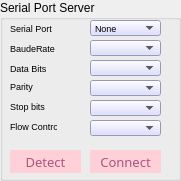
   <widget class="QGroupBox" name="groupBox_9">
    <property name="geometry">
     <rect>
      <x>-1</x>
      <y>320</y>
      <width>181</width>
      <height>181</height>
     </rect>
    </property>
    <property name="title">
     <string>Serial Port Server</string>
    </property>
    <widget class="QLabel" name="label_31">
     <property name="geometry">
      <rect>
       <x>10</x>
       <y>20</y>
       <width>61</width>
       <height>16</height>
      </rect>
     </property>
     <property name="font">
      <font>
       <family>Cantarell</family>
       <pointsize>7</pointsize>
      </font>
     </property>
     <property name="text">
      <string>Serial Port</string>
     </property>
    </widget>
    <widget class="QComboBox" name="Serial_Port_Server">
     <property name="geometry">
      <rect>
       <x>90</x>
       <y>20</y>
       <width>71</width>
       <height>16</height>
      </rect>
     </property>
     <property name="font">
      <font>
       <family>Cantarell</family>
       <pointsize>7</pointsize>
      </font>
     </property>
     <property name="styleSheet">
      <string notr="true">background-color: rgb(211, 212, 255);</string>
     </property>
     <property name="currentText">
      <string>None</string>
     </property>
     <item>
      <property name="text">
       <string>None</string>
      </property>
     </item>
     <item>
      <property name="text">
       <string>testport</string>
      </property>
     </item>
    </widget>
    <widget class="QLabel" name="label_32">
     <property name="geometry">
      <rect>
       <x>10</x>
       <y>40</y>
       <width>61</width>
       <height>16</height>
      </rect>
     </property>
     <property name="font">
      <font>
       <family>Cantarell</family>
       <pointsize>7</pointsize>
      </font>
     </property>
     <property name="text">
      <string>BaudeRate</string>
     </property>
    </widget>
    <widget class="QComboBox" name="Serial_Baudrate_Server">
     <property name="geometry">
      <rect>
       <x>90</x>
       <y>40</y>
       <width>71</width>
       <height>16</height>
      </rect>
     </property>
     <property name="font">
      <font>
       <family>Cantarell</family>
       <pointsize>7</pointsize>
      </font>
     </property>
     <property name="styleSheet">
      <string notr="true">background-color: rgb(211, 212, 255);</string>
     </property>
     <property name="currentText">
      <string/>
     </property>
    </widget>
    <widget class="QLabel" name="label_33">
     <property name="geometry">
      <rect>
       <x>10</x>
       <y>60</y>
       <width>61</width>
       <height>16</height>
      </rect>
     </property>
     <property name="font">
      <font>
       <family>Cantarell</family>
       <pointsize>7</pointsize>
      </font>
     </property>
     <property name="text">
      <string>Data Bits</string>
     </property>
    </widget>
    <widget class="QLabel" name="label_34">
     <property name="geometry">
      <rect>
       <x>10</x>
       <y>80</y>
       <width>47</width>
       <height>13</height>
      </rect>
     </property>
     <property name="font">
      <font>
       <family>Cantarell</family>
       <pointsize>7</pointsize>
      </font>
     </property>
     <property name="text">
      <string>Parity</string>
     </property>
    </widget>
    <widget class="QComboBox" name="Serial_Data_Bits_Server">
     <property name="geometry">
      <rect>
       <x>90</x>
       <y>60</y>
       <width>71</width>
       <height>16</height>
      </rect>
     </property>
     <property name="font">
      <font>
       <family>Cantarell</family>
       <pointsize>7</pointsize>
      </font>
     </property>
     <property name="styleSheet">
      <string notr="true">background-color: rgb(211, 212, 255);</string>
     </property>
     <property name="currentText">
      <string/>
     </property>
    </widget>
    <widget class="QComboBox" name="Serial_Parity_Server">
     <property name="geometry">
      <rect>
       <x>90</x>
       <y>80</y>
       <width>71</width>
       <height>16</height>
      </rect>
     </property>
     <property name="font">
      <font>
       <family>Cantarell</family>
       <pointsize>7</pointsize>
      </font>
     </property>
     <property name="styleSheet">
      <string notr="true">background-color: rgb(211, 212, 255);</string>
     </property>
    </widget>
    <widget class="QLabel" name="label_35">
     <property name="geometry">
      <rect>
       <x>10</x>
       <y>100</y>
       <width>47</width>
       <height>13</height>
      </rect>
     </property>
     <property name="font">
      <font>
       <family>Cantarell</family>
       <pointsize>7</pointsize>
      </font>
     </property>
     <property name="text">
      <string>Stop bits</string>
     </property>
    </widget>
    <widget class="QLabel" name="label_36">
     <property name="geometry">
      <rect>
       <x>10</x>
       <y>120</y>
       <width>47</width>
       <height>13</height>
      </rect>
     </property>
     <property name="font">
      <font>
       <family>Cantarell</family>
       <pointsize>7</pointsize>
      </font>
     </property>
     <property name="text">
      <string>Flow Control</string>
     </property>
    </widget>
    <widget class="QComboBox" name="Serial_Stop_Bits_2">
     <property name="geometry">
      <rect>
       <x>90</x>
       <y>100</y>
       <width>71</width>
       <height>16</height>
      </rect>
     </property>
     <property name="font">
      <font>
       <family>Cantarell</family>
       <pointsize>7</pointsize>
      </font>
     </property>
     <property name="styleSheet">
      <string notr="true">background-color: rgb(211, 212, 255);</string>
     </property>
    </widget>
    <widget class="QComboBox" name="Serial_Flow_Control_2">
     <property name="geometry">
      <rect>
       <x>90</x>
       <y>120</y>
       <width>71</width>
       <height>16</height>
      </rect>
     </property>
     <property name="font">
      <font>
       <family>Cantarell</family>
       <pointsize>7</pointsize>
      </font>
     </property>
     <property name="styleSheet">
      <string notr="true">background-color: rgb(211, 212, 255);</string>
     </property>
    </widget>
    <widget class="QPushButton" name="Serial_Connect_Server">
     <property name="geometry">
      <rect>
       <x>90</x>
       <y>150</y>
       <width>71</width>
       <height>23</height>
      </rect>
     </property>
     <property name="palette">
      <palette>
       <active>
        <colorrole role="WindowText">
         <brush brushstyle="SolidPattern">
          <color alpha="255">
           <red>170</red>
           <green>85</green>
           <blue>127</blue>
          </color>
         </brush>
        </colorrole>
        <colorrole role="Button">
         <brush brushstyle="SolidPattern">
          <color alpha="255">
           <red>255</red>
           <green>208</green>
           <blue>215</blue>
          </color>
         </brush>
        </colorrole>
        <colorrole role="Text">
         <brush brushstyle="SolidPattern">
          <color alpha="255">
           <red>170</red>
           <green>85</green>
           <blue>127</blue>
          </color>
         </brush>
        </colorrole>
        <colorrole role="ButtonText">
         <brush brushstyle="SolidPattern">
          <color alpha="255">
           <red>170</red>
           <green>85</green>
           <blue>127</blue>
          </color>
         </brush>
        </colorrole>
        <colorrole role="Base">
         <brush brushstyle="SolidPattern">
          <color alpha="255">
           <red>255</red>
           <green>208</green>
           <blue>215</blue>
          </color>
         </brush>
        </colorrole>
        <colorrole role="Window">
         <brush brushstyle="SolidPattern">
          <color alpha="255">
           <red>255</red>
           <green>208</green>
           <blue>215</blue>
          </color>
         </brush>
        </colorrole>
        <colorrole role="PlaceholderText">
         <brush brushstyle="NoBrush">
          <color alpha="128">
           <red>170</red>
           <green>85</green>
           <blue>127</blue>
          </color>
         </brush>
        </colorrole>
       </active>
       <inactive>
        <colorrole role="WindowText">
         <brush brushstyle="SolidPattern">
          <color alpha="255">
           <red>170</red>
           <green>85</green>
           <blue>127</blue>
          </color>
         </brush>
        </colorrole>
        <colorrole role="Button">
         <brush brushstyle="SolidPattern">
          <color alpha="255">
           <red>255</red>
           <green>208</green>
           <blue>215</blue>
          </color>
         </brush>
        </colorrole>
        <colorrole role="Text">
         <brush brushstyle="SolidPattern">
          <color alpha="255">
           <red>170</red>
           <green>85</green>
           <blue>127</blue>
          </color>
         </brush>
        </colorrole>
        <colorrole role="ButtonText">
         <brush brushstyle="SolidPattern">
          <color alpha="255">
           <red>170</red>
           <green>85</green>
           <blue>127</blue>
          </color>
         </brush>
        </colorrole>
        <colorrole role="Base">
         <brush brushstyle="SolidPattern">
          <color alpha="255">
           <red>255</red>
           <green>208</green>
           <blue>215</blue>
          </color>
         </brush>
        </colorrole>
        <colorrole role="Window">
         <brush brushstyle="SolidPattern">
          <color alpha="255">
           <red>255</red>
           <green>208</green>
           <blue>215</blue>
          </color>
         </brush>
        </colorrole>
        <colorrole role="PlaceholderText">
         <brush brushstyle="NoBrush">
          <color alpha="128">
           <red>170</red>
           <green>85</green>
           <blue>127</blue>
          </color>
         </brush>
        </colorrole>
       </inactive>
       <disabled>
        <colorrole role="WindowText">
         <brush brushstyle="SolidPattern">
          <color alpha="255">
           <red>170</red>
           <green>85</green>
           <blue>127</blue>
          </color>
         </brush>
        </colorrole>
        <colorrole role="Button">
         <brush brushstyle="SolidPattern">
          <color alpha="255">
           <red>255</red>
           <green>208</green>
           <blue>215</blue>
          </color>
         </brush>
        </colorrole>
        <colorrole role="Text">
         <brush brushstyle="SolidPattern">
          <color alpha="255">
           <red>170</red>
           <green>85</green>
           <blue>127</blue>
          </color>
         </brush>
        </colorrole>
        <colorrole role="ButtonText">
         <brush brushstyle="SolidPattern">
          <color alpha="255">
           <red>170</red>
           <green>85</green>
           <blue>127</blue>
          </color>
         </brush>
        </colorrole>
        <colorrole role="Base">
         <brush brushstyle="SolidPattern">
          <color alpha="255">
           <red>255</red>
           <green>208</green>
           <blue>215</blue>
          </color>
         </brush>
        </colorrole>
        <colorrole role="Window">
         <brush brushstyle="SolidPattern">
          <color alpha="255">
           <red>255</red>
           <green>208</green>
           <blue>215</blue>
          </color>
         </brush>
        </colorrole>
        <colorrole role="PlaceholderText">
         <brush brushstyle="NoBrush">
          <color alpha="128">
           <red>170</red>
           <green>85</green>
           <blue>127</blue>
          </color>
         </brush>
        </colorrole>
       </disabled>
      </palette>
     </property>
     <property name="font">
      <font>
       <family>Sans Serif</family>
       <pointsize>10</pointsize>
      </font>
     </property>
     <property name="styleSheet">
      <string notr="true">color: rgb(170, 85, 127);
border:none;
background-color: rgb(255, 208, 215);</string>
     </property>
     <property name="text">
      <string>Connect</string>
     </property>
    </widget>
    <widget class="QPushButton" name="Serial_Detect_Server">
     <property name="geometry">
      <rect>
       <x>10</x>
       <y>150</y>
       <width>71</width>
       <height>23</height>
      </rect>
     </property>
     <property name="palette">
      <palette>
       <active>
        <colorrole role="WindowText">
         <brush brushstyle="SolidPattern">
          <color alpha="255">
           <red>170</red>
           <green>85</green>
           <blue>127</blue>
          </color>
         </brush>
        </colorrole>
        <colorrole role="Button">
         <brush brushstyle="SolidPattern">
          <color alpha="255">
           <red>255</red>
           <green>208</green>
           <blue>215</blue>
          </color>
         </brush>
        </colorrole>
        <colorrole role="Text">
         <brush brushstyle="SolidPattern">
          <color alpha="255">
           <red>170</red>
           <green>85</green>
           <blue>127</blue>
          </color>
         </brush>
        </colorrole>
        <colorrole role="ButtonText">
         <brush brushstyle="SolidPattern">
          <color alpha="255">
           <red>170</red>
           <green>85</green>
           <blue>127</blue>
          </color>
         </brush>
        </colorrole>
        <colorrole role="Base">
         <brush brushstyle="SolidPattern">
          <color alpha="255">
           <red>255</red>
           <green>208</green>
           <blue>215</blue>
          </color>
         </brush>
        </colorrole>
        <colorrole role="Window">
         <brush brushstyle="SolidPattern">
          <color alpha="255">
           <red>255</red>
           <green>208</green>
           <blue>215</blue>
          </color>
         </brush>
        </colorrole>
        <colorrole role="PlaceholderText">
         <brush brushstyle="NoBrush">
          <color alpha="128">
           <red>170</red>
           <green>85</green>
           <blue>127</blue>
          </color>
         </brush>
        </colorrole>
       </active>
       <inactive>
        <colorrole role="WindowText">
         <brush brushstyle="SolidPattern">
          <color alpha="255">
           <red>170</red>
           <green>85</green>
           <blue>127</blue>
          </color>
         </brush>
        </colorrole>
        <colorrole role="Button">
         <brush brushstyle="SolidPattern">
          <color alpha="255">
           <red>255</red>
           <green>208</green>
           <blue>215</blue>
          </color>
         </brush>
        </colorrole>
        <colorrole role="Text">
         <brush brushstyle="SolidPattern">
          <color alpha="255">
           <red>170</red>
           <green>85</green>
           <blue>127</blue>
          </color>
         </brush>
        </colorrole>
        <colorrole role="ButtonText">
         <brush brushstyle="SolidPattern">
          <color alpha="255">
           <red>170</red>
           <green>85</green>
           <blue>127</blue>
          </color>
         </brush>
        </colorrole>
        <colorrole role="Base">
         <brush brushstyle="SolidPattern">
          <color alpha="255">
           <red>255</red>
           <green>208</green>
           <blue>215</blue>
          </color>
         </brush>
        </colorrole>
        <colorrole role="Window">
         <brush brushstyle="SolidPattern">
          <color alpha="255">
           <red>255</red>
           <green>208</green>
           <blue>215</blue>
          </color>
         </brush>
        </colorrole>
        <colorrole role="PlaceholderText">
         <brush brushstyle="NoBrush">
          <color alpha="128">
           <red>170</red>
           <green>85</green>
           <blue>127</blue>
          </color>
         </brush>
        </colorrole>
       </inactive>
       <disabled>
        <colorrole role="WindowText">
         <brush brushstyle="SolidPattern">
          <color alpha="255">
           <red>170</red>
           <green>85</green>
           <blue>127</blue>
          </color>
         </brush>
        </colorrole>
        <colorrole role="Button">
         <brush brushstyle="SolidPattern">
          <color alpha="255">
           <red>255</red>
           <green>208</green>
           <blue>215</blue>
          </color>
         </brush>
        </colorrole>
        <colorrole role="Text">
         <brush brushstyle="SolidPattern">
          <color alpha="255">
           <red>170</red>
           <green>85</green>
           <blue>127</blue>
          </color>
         </brush>
        </colorrole>
        <colorrole role="ButtonText">
         <brush brushstyle="SolidPattern">
          <color alpha="255">
           <red>170</red>
           <green>85</green>
           <blue>127</blue>
          </color>
         </brush>
        </colorrole>
        <colorrole role="Base">
         <brush brushstyle="SolidPattern">
          <color alpha="255">
           <red>255</red>
           <green>208</green>
           <blue>215</blue>
          </color>
         </brush>
        </colorrole>
        <colorrole role="Window">
         <brush brushstyle="SolidPattern">
          <color alpha="255">
           <red>255</red>
           <green>208</green>
           <blue>215</blue>
          </color>
         </brush>
        </colorrole>
        <colorrole role="PlaceholderText">
         <brush brushstyle="NoBrush">
          <color alpha="128">
           <red>170</red>
           <green>85</green>
           <blue>127</blue>
          </color>
         </brush>
        </colorrole>
       </disabled>
      </palette>
     </property>
     <property name="font">
      <font>
       <family>Sans Serif</family>
       <pointsize>10</pointsize>
      </font>
     </property>
     <property name="styleSheet">
      <string notr="true">color: rgb(170, 85, 127);
border:none;
background-color: rgb(255, 208, 215);</string>
     </property>
     <property name="text">
      <string>Detect</string>
     </property>
    </widget>
   </widget>
